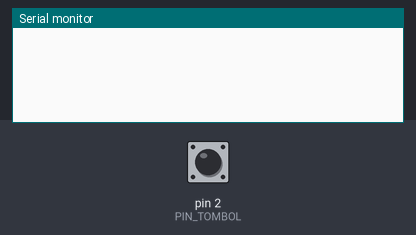
The sketch below on a simulated Arduino Uno, built with avr-gcc and run on an emulated ATmega328P. On the bench: the last lines printed to the serial monitor. The test bench sets the inputs (shaded band); at power-on: pin 2 (PIN_TOMBOL) LOW.

Above: at 1.2 s.
1.3 s: pin 2 (PIN_TOMBOL) pulled HIGH for 0.15 s
At 2.1 s:
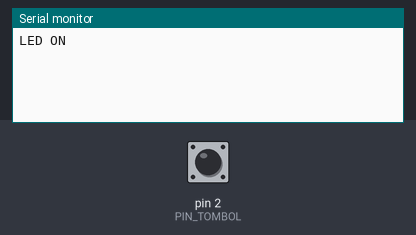
2.9 s: pin 2 (PIN_TOMBOL) pulled HIGH for 1 s
At 3.3 s:
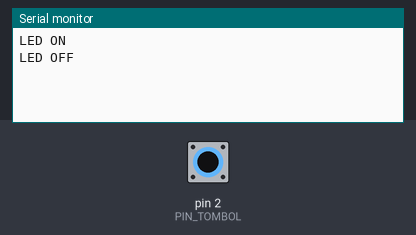

Measured:
- after the input at 1.3 s, the serial monitor: prints a new line at once (image 1)
- after the input at 2.9 s, the serial monitor: prints a new line at once (image 2)

The sketch:

tombolLed.ino
```cpp
// --------------------------------------------------
// Perintah untuk mengendalikan LED secara jarak jauh
//   melalui XBee
//   menggunakan tombol tekan sementara
// --------------------------------------------------

const int PIN_TOMBOL = 2;

boolean ledOn = false;
int keadaanSebelum = LOW;

void setup() {
  Serial.begin(9600);
  pinMode(PIN_TOMBOL, INPUT);
}

void loop() {
  int keadaanTombol = digitalRead(PIN_TOMBOL);
  if (keadaanTombol == HIGH && keadaanTombol != keadaanSebelum) {
    ledOn = not ledOn;

    if (ledOn)
      Serial.println("LED ON");
    else
      Serial.println("LED OFF");

    Serial.flush();

    delay(30); // Menghilangkan efek pantulan
  }

  keadaanSebelum = keadaanTombol;
}
```
